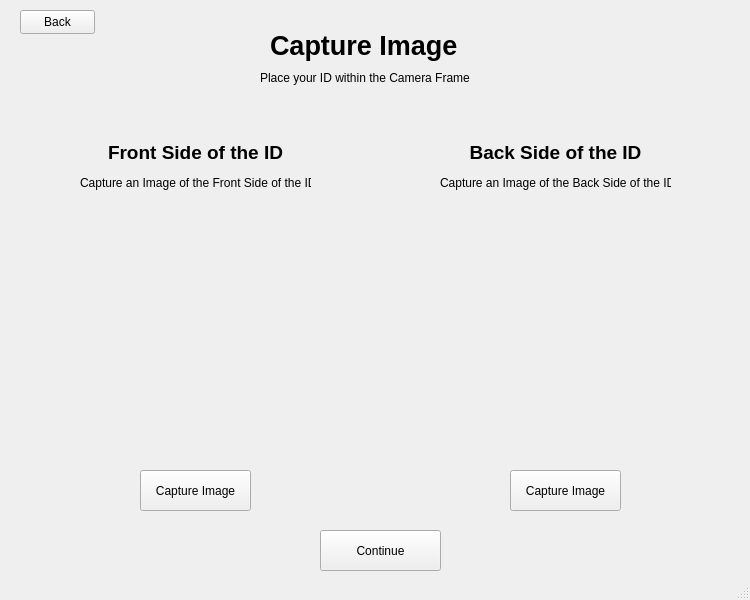
<?xml version="1.0" encoding="UTF-8"?>
<ui version="4.0">
 <class>MainWindow</class>
 <widget class="QMainWindow" name="MainWindow">
  <property name="geometry">
   <rect>
    <x>0</x>
    <y>0</y>
    <width>750</width>
    <height>600</height>
   </rect>
  </property>
  <property name="minimumSize">
   <size>
    <width>750</width>
    <height>600</height>
   </size>
  </property>
  <property name="maximumSize">
   <size>
    <width>750</width>
    <height>600</height>
   </size>
  </property>
  <property name="windowTitle">
   <string>ID Scanner</string>
  </property>
  <widget class="QWidget" name="centralwidget">
   <widget class="QStackedWidget" name="Form1">
    <property name="geometry">
     <rect>
      <x>-10</x>
      <y>0</y>
      <width>761</width>
      <height>611</height>
     </rect>
    </property>
    <property name="currentIndex">
     <number>4</number>
    </property>
    <widget class="QWidget" name="page">
     <widget class="QLabel" name="label">
      <property name="geometry">
       <rect>
        <x>530</x>
        <y>160</y>
        <width>141</width>
        <height>21</height>
       </rect>
      </property>
      <property name="text">
       <string>Use the default camera to </string>
      </property>
     </widget>
     <widget class="QRadioButton" name="cameraOption">
      <property name="geometry">
       <rect>
        <x>510</x>
        <y>140</y>
        <width>181</width>
        <height>20</height>
       </rect>
      </property>
      <property name="font">
       <font>
        <pointsize>12</pointsize>
       </font>
      </property>
      <property name="text">
       <string>Capture using camera</string>
      </property>
     </widget>
     <widget class="QRadioButton" name="uploadOption">
      <property name="geometry">
       <rect>
        <x>510</x>
        <y>220</y>
        <width>141</width>
        <height>20</height>
       </rect>
      </property>
      <property name="font">
       <font>
        <pointsize>12</pointsize>
       </font>
      </property>
      <property name="text">
       <string>Upload File</string>
      </property>
     </widget>
     <widget class="QLabel" name="label_3">
      <property name="geometry">
       <rect>
        <x>530</x>
        <y>240</y>
        <width>191</width>
        <height>16</height>
       </rect>
      </property>
      <property name="text">
       <string>Select an Existing File in the device </string>
      </property>
     </widget>
     <widget class="QLabel" name="label_2">
      <property name="geometry">
       <rect>
        <x>530</x>
        <y>180</y>
        <width>141</width>
        <height>16</height>
       </rect>
      </property>
      <property name="text">
       <string>capture an image of the id</string>
      </property>
     </widget>
     <widget class="QComboBox" name="idOption">
      <property name="geometry">
       <rect>
        <x>80</x>
        <y>140</y>
        <width>181</width>
        <height>31</height>
       </rect>
      </property>
      <property name="font">
       <font>
        <pointsize>12</pointsize>
       </font>
      </property>
      <property name="editable">
       <bool>false</bool>
      </property>
      <item>
       <property name="text">
        <string>Government ID</string>
       </property>
      </item>
      <item>
       <property name="text">
        <string>Passport</string>
       </property>
      </item>
      <item>
       <property name="text">
        <string>National ID</string>
       </property>
      </item>
      <item>
       <property name="text">
        <string>Driver's License</string>
       </property>
      </item>
     </widget>
     <widget class="QLabel" name="label_4">
      <property name="geometry">
       <rect>
        <x>330</x>
        <y>30</y>
        <width>141</width>
        <height>51</height>
       </rect>
      </property>
      <property name="font">
       <font>
        <pointsize>20</pointsize>
        <bold>true</bold>
       </font>
      </property>
      <property name="text">
       <string>ID Scanner</string>
      </property>
     </widget>
     <widget class="QPushButton" name="continuep1">
      <property name="geometry">
       <rect>
        <x>350</x>
        <y>530</y>
        <width>91</width>
        <height>31</height>
       </rect>
      </property>
      <property name="text">
       <string>Continue</string>
      </property>
     </widget>
    </widget>
    <widget class="QWidget" name="page_2">
     <widget class="QLabel" name="label_5">
      <property name="geometry">
       <rect>
        <x>560</x>
        <y>80</y>
        <width>141</width>
        <height>41</height>
       </rect>
      </property>
      <property name="font">
       <font>
        <pointsize>15</pointsize>
        <bold>true</bold>
       </font>
      </property>
      <property name="text">
       <string>Capture Image</string>
      </property>
     </widget>
     <widget class="QLabel" name="label_11">
      <property name="geometry">
       <rect>
        <x>540</x>
        <y>110</y>
        <width>191</width>
        <height>16</height>
       </rect>
      </property>
      <property name="text">
       <string>Place your ID in the Camera Frame</string>
      </property>
     </widget>
     <widget class="QPushButton" name="captureButtonp1">
      <property name="geometry">
       <rect>
        <x>570</x>
        <y>180</y>
        <width>110</width>
        <height>30</height>
       </rect>
      </property>
      <property name="text">
       <string>Capture Image</string>
      </property>
     </widget>
     <widget class="QPushButton" name="recaptureButtonp1">
      <property name="geometry">
       <rect>
        <x>570</x>
        <y>280</y>
        <width>110</width>
        <height>30</height>
       </rect>
      </property>
      <property name="text">
       <string>Recapture Image</string>
      </property>
     </widget>
     <widget class="QLabel" name="cameraView">
      <property name="geometry">
       <rect>
        <x>20</x>
        <y>90</y>
        <width>512</width>
        <height>384</height>
       </rect>
      </property>
      <property name="text">
       <string/>
      </property>
      <property name="alignment">
       <set>Qt::AlignCenter</set>
      </property>
     </widget>
     <widget class="QPushButton" name="continuep2">
      <property name="geometry">
       <rect>
        <x>340</x>
        <y>520</y>
        <width>91</width>
        <height>31</height>
       </rect>
      </property>
      <property name="text">
       <string>Continue</string>
      </property>
     </widget>
     <widget class="QPushButton" name="backButtonp1">
      <property name="geometry">
       <rect>
        <x>30</x>
        <y>10</y>
        <width>75</width>
        <height>24</height>
       </rect>
      </property>
      <property name="text">
       <string>Back</string>
      </property>
     </widget>
    </widget>
    <widget class="QWidget" name="page_3">
     <widget class="QLabel" name="label_6">
      <property name="geometry">
       <rect>
        <x>570</x>
        <y>70</y>
        <width>131</width>
        <height>41</height>
       </rect>
      </property>
      <property name="font">
       <font>
        <pointsize>15</pointsize>
        <bold>true</bold>
       </font>
      </property>
      <property name="text">
       <string>Upload Image </string>
      </property>
     </widget>
     <widget class="QPushButton" name="uploadButtonp3">
      <property name="geometry">
       <rect>
        <x>570</x>
        <y>440</y>
        <width>141</width>
        <height>30</height>
       </rect>
      </property>
      <property name="text">
       <string>Upload Another Image</string>
      </property>
     </widget>
     <widget class="QLabel" name="uploadedImageView">
      <property name="geometry">
       <rect>
        <x>20</x>
        <y>90</y>
        <width>481</width>
        <height>381</height>
       </rect>
      </property>
      <property name="text">
       <string>1</string>
      </property>
     </widget>
     <widget class="QListWidget" name="fileListWidget">
      <property name="geometry">
       <rect>
        <x>540</x>
        <y>140</y>
        <width>191</width>
        <height>271</height>
       </rect>
      </property>
     </widget>
     <widget class="QPushButton" name="continuep3">
      <property name="geometry">
       <rect>
        <x>340</x>
        <y>530</y>
        <width>91</width>
        <height>31</height>
       </rect>
      </property>
      <property name="text">
       <string>Continue</string>
      </property>
     </widget>
     <widget class="QPushButton" name="backButtonp2">
      <property name="geometry">
       <rect>
        <x>30</x>
        <y>10</y>
        <width>75</width>
        <height>24</height>
       </rect>
      </property>
      <property name="text">
       <string>Back</string>
      </property>
     </widget>
    </widget>
    <widget class="QWidget" name="page_4">
     <widget class="QLabel" name="label_12">
      <property name="geometry">
       <rect>
        <x>310</x>
        <y>10</y>
        <width>141</width>
        <height>51</height>
       </rect>
      </property>
      <property name="font">
       <font>
        <pointsize>15</pointsize>
        <bold>true</bold>
       </font>
      </property>
      <property name="text">
       <string>Extracted Text</string>
      </property>
     </widget>
     <widget class="QPushButton" name="continuep4">
      <property name="geometry">
       <rect>
        <x>290</x>
        <y>520</y>
        <width>171</width>
        <height>61</height>
       </rect>
      </property>
      <property name="text">
       <string>Scan Another Image/File</string>
      </property>
     </widget>
     <widget class="QTabWidget" name="reviewTabWidget">
      <property name="geometry">
       <rect>
        <x>10</x>
        <y>60</y>
        <width>751</width>
        <height>451</height>
       </rect>
      </property>
      <property name="currentIndex">
       <number>-1</number>
      </property>
     </widget>
     <widget class="QPushButton" name="backButtonp3">
      <property name="geometry">
       <rect>
        <x>30</x>
        <y>10</y>
        <width>75</width>
        <height>24</height>
       </rect>
      </property>
      <property name="text">
       <string>Back</string>
      </property>
     </widget>
    </widget>
    <widget class="QWidget" name="page_5">
     <widget class="QLabel" name="cameraView2">
      <property name="geometry">
       <rect>
        <x>400</x>
        <y>170</y>
        <width>331</width>
        <height>321</height>
       </rect>
      </property>
      <property name="text">
       <string>&lt;html&gt;&lt;head/&gt;&lt;body&gt;&lt;p align=&quot;center&quot;&gt;&lt;br/&gt;&lt;/p&gt;&lt;/body&gt;&lt;/html&gt;</string>
      </property>
     </widget>
     <widget class="QLabel" name="cameraView1">
      <property name="geometry">
       <rect>
        <x>40</x>
        <y>170</y>
        <width>331</width>
        <height>321</height>
       </rect>
      </property>
      <property name="text">
       <string>&lt;html&gt;&lt;head/&gt;&lt;body&gt;&lt;p align=&quot;center&quot;&gt;&lt;br/&gt;&lt;/p&gt;&lt;/body&gt;&lt;/html&gt;</string>
      </property>
     </widget>
     <widget class="QPushButton" name="continuep5">
      <property name="geometry">
       <rect>
        <x>330</x>
        <y>530</y>
        <width>121</width>
        <height>41</height>
       </rect>
      </property>
      <property name="text">
       <string>Continue</string>
      </property>
     </widget>
     <widget class="QLabel" name="label_8">
      <property name="geometry">
       <rect>
        <x>280</x>
        <y>20</y>
        <width>191</width>
        <height>51</height>
       </rect>
      </property>
      <property name="font">
       <font>
        <pointsize>20</pointsize>
        <bold>true</bold>
       </font>
      </property>
      <property name="text">
       <string>&lt;html&gt;&lt;head/&gt;&lt;body&gt;&lt;p&gt;Capture Image&lt;/p&gt;&lt;/body&gt;&lt;/html&gt;</string>
      </property>
     </widget>
     <widget class="QLabel" name="label_9">
      <property name="geometry">
       <rect>
        <x>270</x>
        <y>70</y>
        <width>211</width>
        <height>16</height>
       </rect>
      </property>
      <property name="text">
       <string>Place your ID within the Camera Frame</string>
      </property>
     </widget>
     <widget class="QPushButton" name="captureButtonp2">
      <property name="geometry">
       <rect>
        <x>150</x>
        <y>470</y>
        <width>111</width>
        <height>41</height>
       </rect>
      </property>
      <property name="text">
       <string>Capture Image</string>
      </property>
     </widget>
     <widget class="QPushButton" name="captureButtonp3">
      <property name="geometry">
       <rect>
        <x>520</x>
        <y>470</y>
        <width>111</width>
        <height>41</height>
       </rect>
      </property>
      <property name="text">
       <string>Capture Image</string>
      </property>
     </widget>
     <widget class="QPushButton" name="backButtonp4">
      <property name="geometry">
       <rect>
        <x>30</x>
        <y>10</y>
        <width>75</width>
        <height>24</height>
       </rect>
      </property>
      <property name="text">
       <string>Back</string>
      </property>
     </widget>
     <widget class="QLabel" name="label_13">
      <property name="geometry">
       <rect>
        <x>90</x>
        <y>130</y>
        <width>231</width>
        <height>71</height>
       </rect>
      </property>
      <property name="text">
       <string>&lt;html&gt;&lt;head/&gt;&lt;body&gt;&lt;p align=&quot;center&quot;&gt;&lt;span style=&quot; font-size:14pt; font-weight:700;&quot;&gt;Front Side of the ID&lt;/span&gt;&lt;/p&gt;&lt;p align=&quot;center&quot;&gt;Capture an Image of the Front Side of the ID&lt;/p&gt;&lt;/body&gt;&lt;/html&gt;</string>
      </property>
     </widget>
     <widget class="QLabel" name="label_14">
      <property name="geometry">
       <rect>
        <x>450</x>
        <y>130</y>
        <width>231</width>
        <height>71</height>
       </rect>
      </property>
      <property name="text">
       <string>&lt;html&gt;&lt;head/&gt;&lt;body&gt;&lt;p align=&quot;center&quot;&gt;&lt;span style=&quot; font-size:14pt; font-weight:700;&quot;&gt;Back Side of the ID&lt;/span&gt;&lt;/p&gt;&lt;p align=&quot;center&quot;&gt;Capture an Image of the Back Side of the ID&lt;/p&gt;&lt;/body&gt;&lt;/html&gt;</string>
      </property>
     </widget>
    </widget>
    <widget class="QWidget" name="page_6">
     <widget class="QLabel" name="backImageView">
      <property name="geometry">
       <rect>
        <x>420</x>
        <y>170</y>
        <width>301</width>
        <height>301</height>
       </rect>
      </property>
      <property name="text">
       <string>&lt;html&gt;&lt;head/&gt;&lt;body&gt;&lt;p align=&quot;center&quot;&gt;&lt;br/&gt;&lt;/p&gt;&lt;/body&gt;&lt;/html&gt;</string>
      </property>
     </widget>
     <widget class="QLabel" name="frontImageView">
      <property name="geometry">
       <rect>
        <x>40</x>
        <y>170</y>
        <width>301</width>
        <height>301</height>
       </rect>
      </property>
      <property name="text">
       <string>&lt;html&gt;&lt;head/&gt;&lt;body&gt;&lt;p align=&quot;center&quot;&gt;&lt;br/&gt;&lt;/p&gt;&lt;/body&gt;&lt;/html&gt;</string>
      </property>
     </widget>
     <widget class="QPushButton" name="continuep6">
      <property name="geometry">
       <rect>
        <x>330</x>
        <y>530</y>
        <width>121</width>
        <height>41</height>
       </rect>
      </property>
      <property name="text">
       <string>Continue</string>
      </property>
     </widget>
     <widget class="QPushButton" name="uploadFrontButton">
      <property name="geometry">
       <rect>
        <x>130</x>
        <y>480</y>
        <width>121</width>
        <height>41</height>
       </rect>
      </property>
      <property name="text">
       <string>Upload Front Side
Image</string>
      </property>
     </widget>
     <widget class="QPushButton" name="uploadBackButton">
      <property name="geometry">
       <rect>
        <x>510</x>
        <y>480</y>
        <width>121</width>
        <height>41</height>
       </rect>
      </property>
      <property name="text">
       <string>Upload Back Side
Image</string>
      </property>
     </widget>
     <widget class="QLabel" name="label_7">
      <property name="geometry">
       <rect>
        <x>290</x>
        <y>30</y>
        <width>181</width>
        <height>51</height>
       </rect>
      </property>
      <property name="font">
       <font>
        <pointsize>20</pointsize>
        <bold>true</bold>
       </font>
      </property>
      <property name="text">
       <string>&lt;html&gt;&lt;head/&gt;&lt;body&gt;&lt;p&gt;Upload Image&lt;/p&gt;&lt;/body&gt;&lt;/html&gt;</string>
      </property>
     </widget>
     <widget class="QPushButton" name="backButtonp5">
      <property name="geometry">
       <rect>
        <x>30</x>
        <y>10</y>
        <width>75</width>
        <height>24</height>
       </rect>
      </property>
      <property name="text">
       <string>Back</string>
      </property>
     </widget>
     <widget class="QLabel" name="label_15">
      <property name="geometry">
       <rect>
        <x>80</x>
        <y>90</y>
        <width>231</width>
        <height>71</height>
       </rect>
      </property>
      <property name="text">
       <string>&lt;html&gt;&lt;head/&gt;&lt;body&gt;&lt;p align=&quot;center&quot;&gt;&lt;span style=&quot; font-size:14pt; font-weight:700;&quot;&gt;Front Side of the ID&lt;/span&gt;&lt;/p&gt;&lt;p align=&quot;center&quot;&gt;Upload an Image of the Front Side of the ID&lt;/p&gt;&lt;/body&gt;&lt;/html&gt;</string>
      </property>
     </widget>
     <widget class="QLabel" name="label_16">
      <property name="geometry">
       <rect>
        <x>450</x>
        <y>90</y>
        <width>231</width>
        <height>71</height>
       </rect>
      </property>
      <property name="text">
       <string>&lt;html&gt;&lt;head/&gt;&lt;body&gt;&lt;p align=&quot;center&quot;&gt;&lt;span style=&quot; font-size:14pt; font-weight:700;&quot;&gt;Back Side of the ID&lt;/span&gt;&lt;/p&gt;&lt;p align=&quot;center&quot;&gt;Upload an Image of the Back Side of the ID&lt;/p&gt;&lt;/body&gt;&lt;/html&gt;</string>
      </property>
     </widget>
    </widget>
    <widget class="QWidget" name="page_7">
     <widget class="QLabel" name="label_10">
      <property name="geometry">
       <rect>
        <x>210</x>
        <y>280</y>
        <width>49</width>
        <height>16</height>
       </rect>
      </property>
      <property name="text">
       <string>Page 7</string>
      </property>
     </widget>
    </widget>
   </widget>
  </widget>
  <widget class="QStatusBar" name="statusbar"/>
 </widget>
 <resources/>
 <connections/>
</ui>
